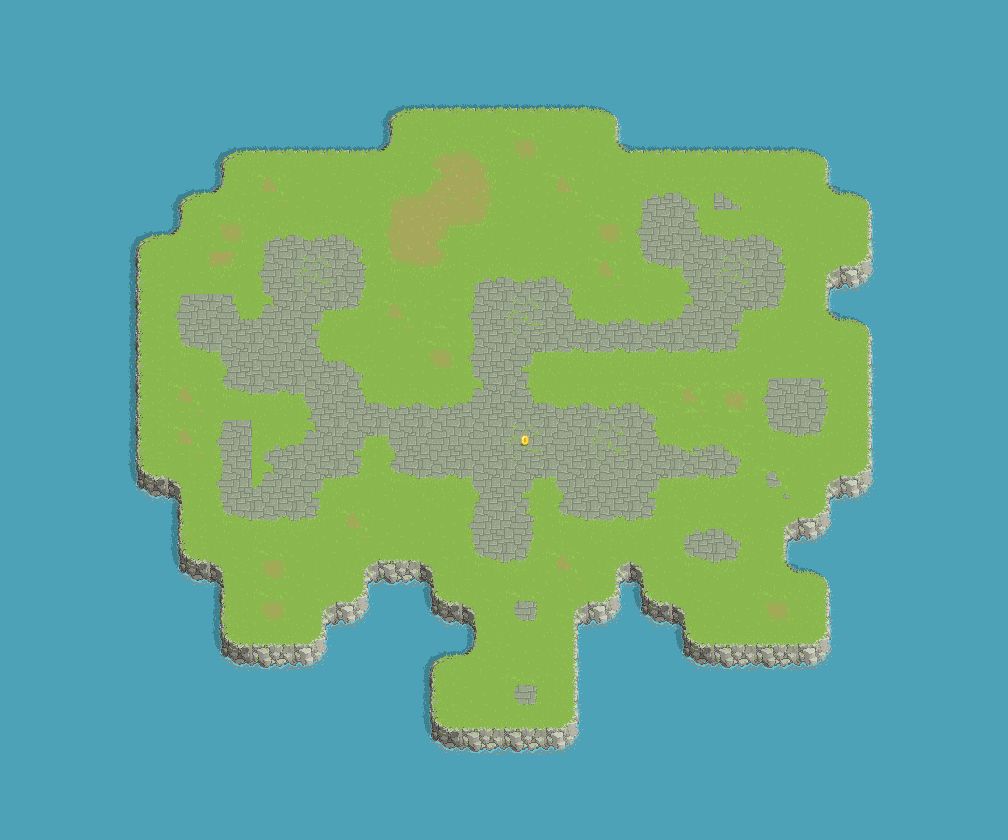

This game map was drawn from its Tiled (.tmx) file and the tilesets committed beside it. A one-line description and the trimmed map source follow:
An orthogonal 24x20 tile map with 42x42 px tiles, 2 tile layers (teren, obiekty) and 190 objects (6x woda, 6x Domek_graf_6, 6x Domek_graf_5, 6x Domek_graf_4, 6x Domek_graf_3, ...).

<map version="1.2" tiledversion="2020.02.26" orientation="orthogonal" renderorder="left-up" compressionlevel="0" width="24" height="20" tilewidth="42" tileheight="42" infinite="0" nextlayerid="20" nextobjectid="328">
 <editorsettings>
  <export target="." />
 </editorsettings>
 <tileset firstgid="1" name="tile_vikings1" tilewidth="42" tileheight="42" tilecount="312" columns="12">
  <image source="Viking3.png" width="504" height="1092" />
  <terraintypes>
   <terrain name="woda" tile="69" />
   <terrain name="bruk" tile="72" />
   <terrain name="ziemia" tile="200" />
  </terraintypes>
  <tile id="61" terrain="1,1,1," />
  <tile id="62" terrain="1,1,,1" />
  <tile id="69" terrain="0,0,0,0">
   <objectgroup draworder="index">
    <object id="1" type="woda" x="0" y="0">
     <polygon points="0,0 42,0 42,42 0,42" />
    </object>
   </objectgroup>
  </tile>
  <tile id="70" terrain=",,,0">
   <objectgroup draworder="index">
    <object id="1" x="21" y="42">
     <polygon points="6,0 7,-16 21,-27 21,0" />
    </object>
   </objectgroup>
  </tile>
  <tile id="71" terrain=",,0,">
   <objectgroup draworder="index">
    <object id="1" x="21" y="42">
     <polygon points="-6,0 -8,-16 -21,-27 -21,0" />
    </object>
   </objectgroup>
  </tile>
  <tile id="73" terrain="1,,1,1" />
  <tile id="74" terrain=",1,1,1" />
  <tile id="81" terrain="0,0,0,0">
   <objectgroup draworder="index">
    <object id="1" type="woda" x="0" y="0">
     <polygon points="0,0 42,0 42,42 0,42" />
    </object>
   </objectgroup>
  </tile>
  <tile id="82" terrain=",0,,">
   <objectgroup draworder="index">
    <object id="1" x="21" y="0">
     <polygon points="6,0 7,16 21,29 21,0" />
    </object>
   </objectgroup>
  </tile>
  <tile id="83" terrain="0,,,">
   <objectgroup draworder="index">
    <object id="2" x="0" y="32">
     <polygon points="0,-3 13,-14.5 15,-32 0,-32" />
    </object>
   </objectgroup>
  </tile>
  <tile id="84" terrain=",,,1" />
  <tile id="85" terrain=",,1,1" />
  <tile id="86" terrain=",,1," />
  <tile id="93" terrain="0,0,0,">
   <objectgroup draworder="index">
    <object id="1" x="0" y="0">
     <polygon points="0,0 21,0 42,0 42,29 15,42 0,42 0,0" />
    </object>
   </objectgroup>
  </tile>
  <tile id="94" terrain="0,0,,">
   <objectgroup draworder="index">
    <object id="1" x="42" y="0">
     <polygon points="0,0 0,29 -42,29 -42,0" />
    </object>
   </objectgroup>
  </tile>
  <tile id="95" terrain="0,0,,0">
   <objectgroup draworder="index">
    <!-- 1 objects omitted --></objectgroup>
  </tile>
  <tile id="96" terrain=",1,,1" />
  <tile id="97" terrain="1,1,1,1" />
  <tile id="98" terrain="1,,1," />
  <tile id="99">
   <objectgroup draworder="index" />
  </tile>
  <tile id="100">
   <objectgroup draworder="index">
    <!-- 1 objects omitted --></objectgroup>
  </tile>
  <tile id="105" terrain="0,,0,">
   <objectgroup draworder="index">
    <!-- 1 objects omitted --></objectgroup>
  </tile>
  <tile id="107" terrain=",0,,0">
   <objectgroup draworder="index">
    <!-- 1 objects omitted --></objectgroup>
  </tile>
  <tile id="108" terrain=",1,," />
  <tile id="109" terrain="1,1,," />
  <tile id="110" terrain="1,,," />
  <tile id="117" terrain="0,,0,0">
   <objectgroup draworder="index">
    <!-- 1 objects omitted --></objectgroup>
  </tile>
  <tile id="118" terrain=",,0,0">
   <objectgroup draworder="index">
    <!-- 1 objects omitted --></objectgroup>
  </tile>
  <tile id="119" terrain=",0,0,0">
   <objectgroup draworder="index">
    <!-- 1 objects omitted --></objectgroup>
  </tile>
  <tile id="120" terrain="1,1,1,1" />
  <tile id="121" terrain="1,1,1,1" />
  <tile id="122" terrain="1,1,1,1" />
  <tile id="124">
   <objectgroup draworder="index">
    <!-- 1 objects omitted --></objectgroup>
  </tile>
  <tile id="129" terrain="0,0,0,0">
   <objectgroup draworder="index">
    <!-- 1 objects omitted --></objectgroup>
  </tile>
  <tile id="130" terrain="0,0,0,0">
   <objectgroup draworder="index">
    <!-- 1 objects omitted --></objectgroup>
  </tile>
  <tile id="131" terrain="0,0,0,0">
   <objectgroup draworder="index">
    <!-- 1 objects omitted --></objectgroup>
  </tile>
  <tile id="151">
   <animation>
    <frame tileid="152" duration="100" />
    <frame tileid="151" duration="200" />
    <frame tileid="152" duration="200" />
    <frame tileid="151" duration="100" />
    <frame tileid="152" duration="100" />
    <frame tileid="153" duration="100" />
   </animation>
  </tile>
  <tile id="154">
   <objectgroup draworder="index" />
  </tile>
  <tile id="155">
   <objectgroup draworder="index" />
  </tile>
  <tile id="164" terrain="2,2,2," />
  <tile id="165" terrain="2,2,,2" />
  <tile id="176" terrain="2,,2,2" />
  <tile id="177" terrain=",2,2,2" />
  <tile id="187" terrain=",,,2" />
  <tile id="188" terrain=",,2,2" />
  <tile id="189" terrain=",,2," />
  <tile id="199" terrain=",2,,2" />
  <tile id="200" terrain="2,2,2,2" />
  <tile id="201" terrain="2,,2," />
  <tile id="211" terrain=",2,," />
  <tile id="212" terrain="2,2,," />
  <tile id="213" terrain="2,,," />
  <tile id="216">
   <animation>
    <frame tileid="216" duration="100" />
    <frame tileid="219" duration="100" />
   </animation>
  </tile>
  <tile id="217">
   <animation>
    <frame tileid="217" duration="100" />
    <frame tileid="220" duration="100" />
   </animation>
  </tile>
  <tile id="221">
   <animation>
    <frame tileid="218" duration="100" />
    <frame tileid="221" duration="100" />
   </animation>
  </tile>
  <tile id="228">
   <animation>
    <frame tileid="228" duration="100" />
    <frame tileid="231" duration="100" />
   </animation>
  </tile>
  <tile id="233">
   <animation>
    <frame tileid="230" duration="100" />
    <frame tileid="233" duration="100" />
   </animation>
  </tile>
  <tile id="255">
   <animation>
    <frame tileid="255" duration="100" />
    <frame tileid="256" duration="100" />
    <frame tileid="257" duration="100" />
    <frame tileid="258" duration="100" />
    <frame tileid="259" duration="100" />
    <frame tileid="260" duration="100" />
    <frame tileid="261" duration="100" />
    <frame tileid="262" duration="100" />
    <frame tileid="263" duration="100" />
   </animation>
  </tile>
 </tileset>
 <layer id="1" name="teren" width="24" height="20">
  <data>[480 cells, 480 non-empty, 40 distinct tile ids]</data>
 </layer>
 <layer id="2" name="obiekty" width="24" height="20">
  <data>[480 cells, 8 non-empty, 2 distinct tile ids]</data>
 </layer>
 <objectgroup id="3" name="Domek1">
  <!-- 7 objects omitted --></objectgroup>
 <objectgroup id="4" name="Domek2">
  <!-- 7 objects omitted --></objectgroup>
 <objectgroup id="5" name="Domek3">
  <!-- 7 objects omitted --></objectgroup>
 <objectgroup id="6" name="Domek4">
  <!-- 7 objects omitted --></objectgroup>
 <objectgroup id="7" name="Domek5">
  <!-- 7 objects omitted --></objectgroup>
 <objectgroup id="8" name="Domek6">
  <!-- 7 objects omitted --></objectgroup>
 <objectgroup id="9" name="krzesla">
  <!-- 6 objects omitted --></objectgroup>
 <objectgroup id="10" name="Scena">
  <!-- 5 objects omitted --></objectgroup>
 <objectgroup id="11" name="Lawki">
  <!-- 6 objects omitted --></objectgroup>
 <objectgroup id="12" name="Kamienie">
  <!-- 6 objects omitted --></objectgroup>
 <objectgroup id="13" name="beczki">
  <!-- 17 objects omitted --></objectgroup>
 <objectgroup id="14" name="krzaki">
  <!-- 69 objects omitted --></objectgroup>
 <objectgroup id="15" name="ThorPU">
  <!-- 4 objects omitted --></objectgroup>
 <objectgroup id="16" name="MeatPU">
  <!-- 4 objects omitted --></objectgroup>
 <objectgroup id="17" name="BeesPU">
  <!-- 3 objects omitted --></objectgroup>
 <objectgroup id="18" name="Spawny">
  <!-- 6 objects omitted --></objectgroup>
 <objectgroup id="19" name="Baby">
  <!-- 3 objects omitted --></objectgroup>
</map>
<!-- 182 of 190 objects omitted -->
